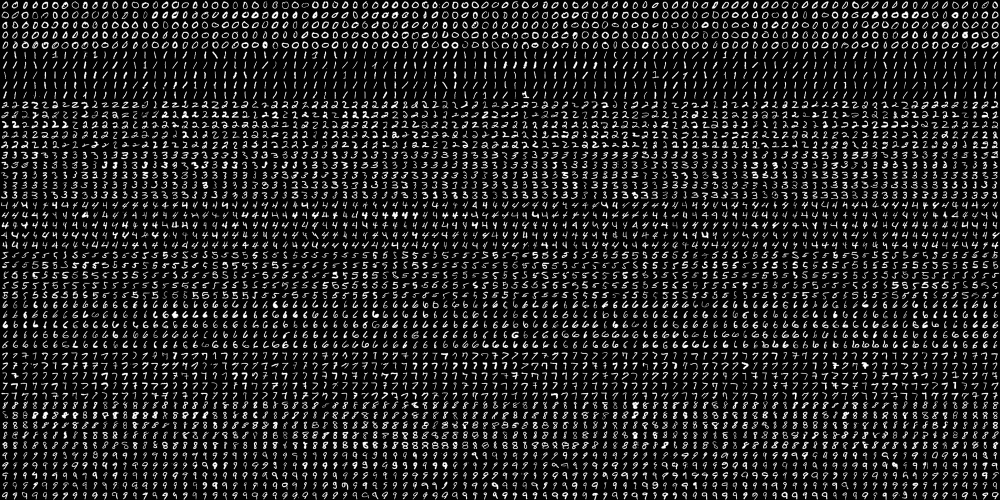
#> input picture digits.png, 2000 x 1000 px (shown at 1/2 size)
$ python -i kinect_touchpad.py   (imports and definitions only)   (older library calls are emulated)
#> lines starting #> are read from the running program, lines starting #| are printed output that depends on the picture; after the words box and inside, x2 and y2 are one past the last pixel; in counts of white or black regions, pixels touching at a corner belong together
#> further down, picture is the input picture: shape (1000, 2000); min 0, max 255, mean 33.8
import freenect
import sys

import cv2
import numpy as np
from sklearn.ensemble import RandomForestClassifier
from sklearn.svm import SVC


# function to get RGB image from kinect
# [41 lines left out: functions get_video, get_depth, calibrate_depth, foot2circle, not called in this run]


# select the biggest area
def compute_biggest_area(image, show=False):
#> called with show = False
    img = image.copy()

    # remove noise
    kernel = np.ones((5, 5), np.uint8)
    img = cv2.morphologyEx(img, cv2.MORPH_OPEN, kernel)
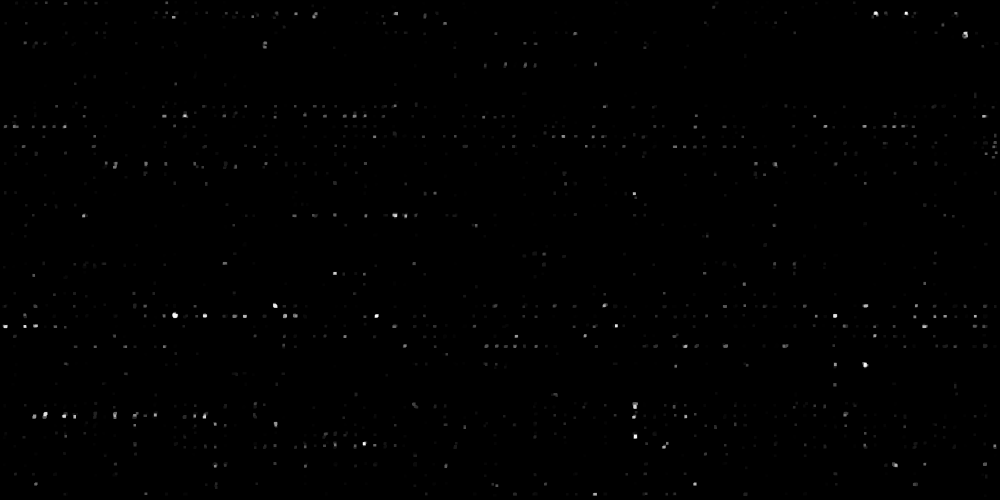
#> img: shape (1000, 2000) (shown at 1/2 size); min 0, max 252, mean 0.9

    # display noise control image
    if show:
        cv2.imshow('Noise control', img)

    _, contours, hier = cv2.findContours(img, cv2.RETR_TREE, cv2.CHAIN_APPROX_SIMPLE)
#> contours = 1336 contours, 377 with area under 20; largest, box (x1, y1, x2, y2) and area: (1924, 63, 1936, 77) 132, (344, 623, 357, 637) 122, (503, 23, 518, 37) 119, (1264, 804, 1276, 818) 118, (1265, 863, 1276, 878) 114

    # select the biggest area
    if contours: return max(contours, key=cv2.contourArea)
    return None


# crop the biggest area
def crop_biggest_area(image):
    largest_contour = compute_biggest_area(image)
#> largest_contour = contour of 11 points, box (x1, y1, x2, y2) (1924, 63, 1936, 77), area 132
    if largest_contour is not None:
        x, y, w, h = cv2.boundingRect(largest_contour)
#> x = 1924; y = 63; w = 12; h = 14
        if y > 30:
            y -= 30
#> y = 33
        if x > 30:
            x -= 30
#> x = 1894

        return image[y:y + h + 60, x:x + w + 60]
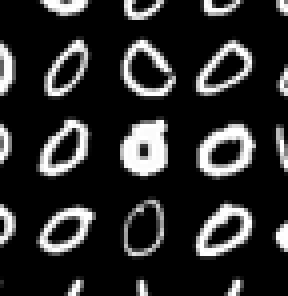
#> returned value: shape (74, 72) (shown 4 times larger); min 0, max 255, mean 42.9

    return None


# make threshold between given values
# [54 lines left out: functions make_threshold, load_data_from_example_image, knn, svm, rfc, prepare_image, not called in this run]


# predict number with knn
def predict_number_knn(image, model):
    ret, result, neighbours, dist = model.findNearest(image, 15)
    return result[0]


# [70 lines not run here, left out]

>>> import cv2
>>> picture = cv2.imread('digits.png', cv2.IMREAD_GRAYSCALE)
>>> result = crop_biggest_area(picture)
